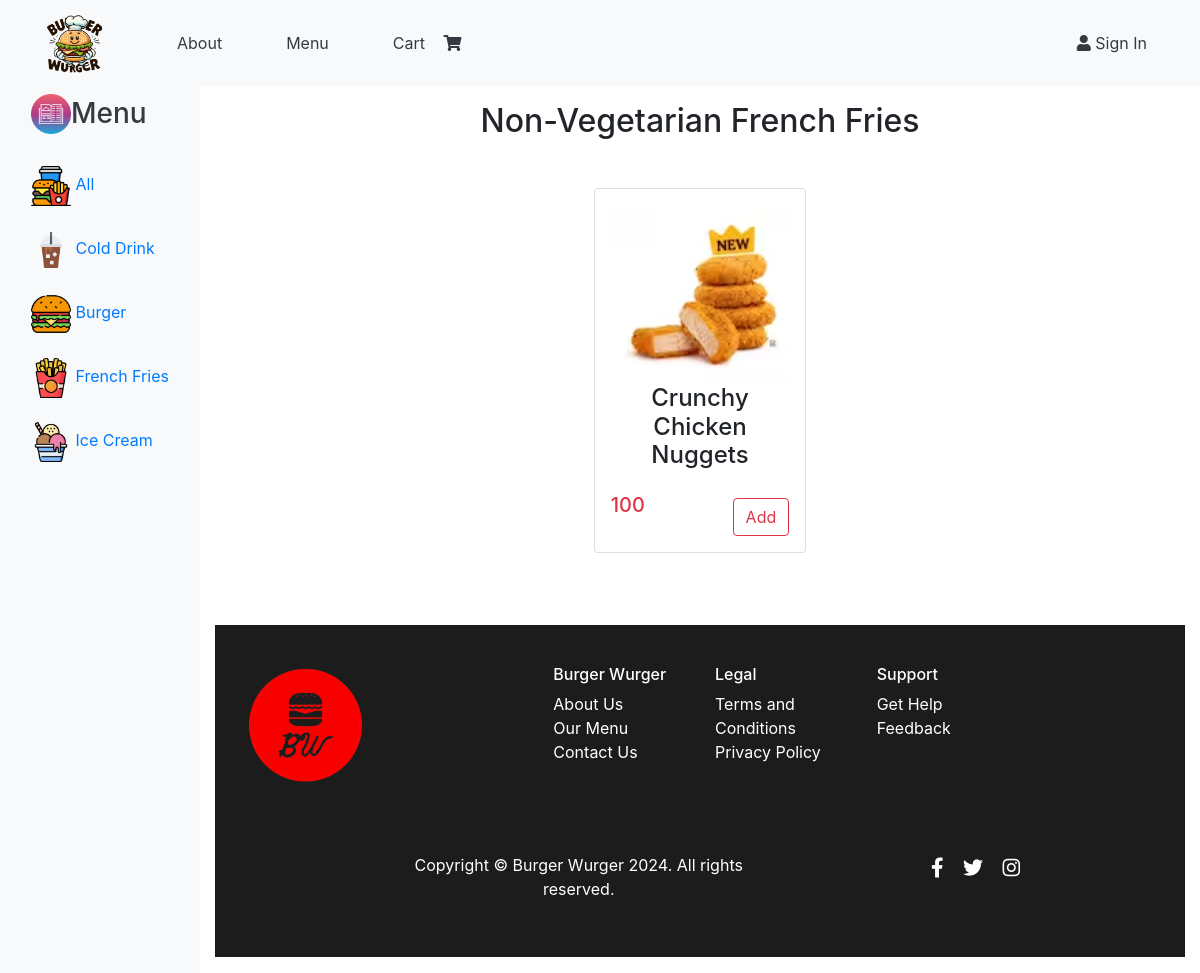
Page /view/friesnon.php on the committed database.
### tables this page shows
CREATE TABLE IF NOT EXISTS `products` (
  `id` int NOT NULL AUTO_INCREMENT,
  `name` varchar(100) NOT NULL,
  `category_id` int NOT NULL,
  `type` enum('Vegetarian','Non-vegetarian') NOT NULL,
  `description` varchar(200) NOT NULL,
  `price` double NOT NULL,
  `image` varchar(255) NOT NULL,
  `status` enum('available','not-available') NOT NULL DEFAULT 'available',
  PRIMARY KEY (`id`),
  KEY `cat_to_product` (`category_id`)
);

### model/menumodel.php (called while the page is built, shortened)
<?php
include('../connection/config.php');
class MenuModel
{
	public $config;
	public function __construct()
	{
		$con_obj = new Connection();
		$this->config = $con_obj->connect();
	}
	public function AllFries($type)
	{
		$query = " SELECT products.id,products.image,products.name,products.description,products.type,products.price from products inner join categories on products.category_id=categories.id where products.status='available' AND categories.name='French-Fries' AND products.type='$type'";
		$object = mysqli_query($this->config,$query);
		$data=[];
		while ($row = $object->fetch_array(MYSQLI_ASSOC)) {
		 	$data[]=$row;
		 }
		if($data!=null){
			return $data;
		}
	}
}
?>

### connection/config.php (called while the page is built, shortened)
<?php
class Connection
{
	public function connect()
	{
		$this->conn = mysqli_connect("localhost","root","","burgerwurger");
		return $this->conn;
	}
}
?>

### controller/menucontroller.php (called while the page is built, shortened)
<?php
include("../model/menumodel.php");
class MenuController
{
	public $menu;
	public function __construct()
	{
		$this->menu = new MenuModel();
	}
	public function allfries($type)
	{
		return $this->menu->AllFries($type);
	}
}
?>

### view/friesnon.php (the view, shortened to what this page needs)
<?php
    require('nav.php');
    require('sidebar.php');
    $res = $obj->allfries('Non-vegetarian');
    $user = isset($_REQUEST['username']) ? htmlspecialchars(trim($_REQUEST['username']), ENT_QUOTES, 'UTF-8') : '';
?>
<div class="container">
    <h2 align="center">Non-Vegetarian French Fries</h2>
    <div class="row mt-5 mb-5 d-flex justify-content-around">
        <?php
        if (!empty($res) && is_array($res)) {
            for ($i = 0; $i < count($res); $i++) {
        ?>
                <div class="col-lg-3 col-md-4 mb-4" style="display: flex; justify-content: center; align-items: stretch; width: 100%; max-width: 300px;">
                    <div class="card text-center p-3" style="display: flex; flex-direction: column; justify-content: space-between; height: 100%; width: 100%; max-width: 100%;">
                        <img src="../admin/attachment/upload/<?php echo $res[$i]['image'] ?>" class="card-img-top img-fluid" alt="Product Image" onerror="this.src='path/to/placeholder.jpg';" style="flex-shrink: 0; width: 100%; height: auto;">
                        <div class="card-body" style="display: flex; flex-direction: column; justify-content: space-between; flex-grow: 1;">
                            <h4 class="card-title"><?php echo $res[$i]['name'] ?></h4>
                            <div class="d-flex justify-content-between align-items-center">
                                <span class="text-danger h5"><?php echo $res[$i]['price'] ?></span>
                                <a href="friesnon.php?p_id=<?php echo $res[$i]['id']; ?>&username=<?php echo $user ?>&ans=<?php echo $ans ?>" class="btn btn-outline-danger mt-3">Add</a>
                            </div>
                        </div>
                    </div>
                </div>
        <?php
            }
        }
        ?>
    </div>
</div>
<?php
    require('footer.php');
?>

### assets/css/main.css (style rules this page uses)
.card-body { padding: 0px !important; }

### rows in the picture
products: image (picture), name "Crunchy Chicken Nuggets", price "100"
